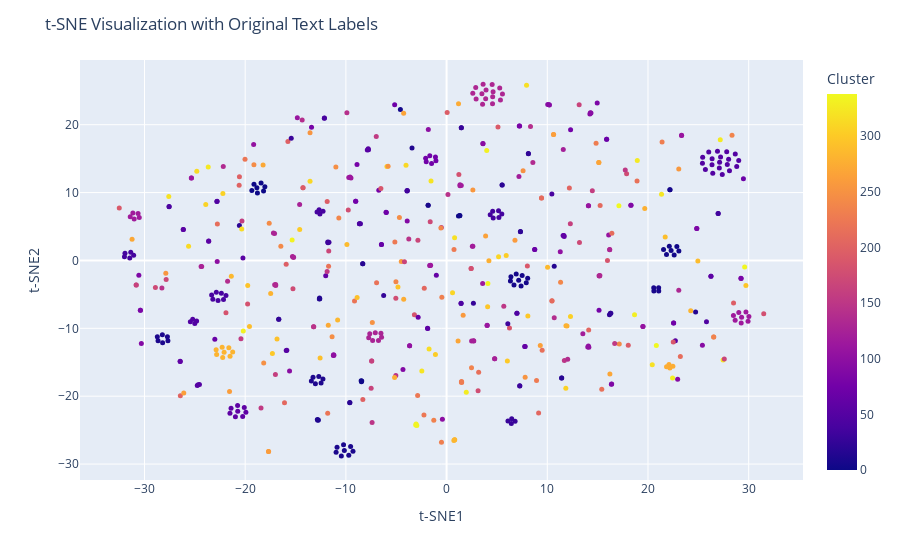

Source (notebook cell):
### Code cell
import plotly.express as px


# Create a DataFrame that includes t-SNE features and the original text labels
# drone_3d_df = pd.DataFrame(drone_3d, columns=['t-SNE 1', 't-SNE 2', 't-SNE 3'])
# drone_3d_df['Cluster'] = labels
# drone_3d_df['Text'] = dataset['message']

# Create a DataFrame that includes t-SNE features and the original text labels
drone_2d_df = pd.DataFrame(drone_2d, columns=['t-SNE1', 't-SNE2'])
drone_2d_df['Cluster'] = labels
drone_2d_df['Text'] = dataset['message']

# Plot with Plotly
fig = px.scatter(drone_2d_df, x='t-SNE1', y='t-SNE2', color='Cluster', hover_data={'Text': True, 't-SNE1': False, 't-SNE2': False})
fig.update_traces(marker=dict(size=5))
fig.update_layout(title='t-SNE Visualization with Original Text Labels')
fig.show()

# Plot with Plotly
# fig = px.scatter_3d(drone_3d_df, x='t-SNE 1', y='t-SNE 2', z='t-SNE 3', color='Cluster', hover_data={'Text': True, 't-SNE 1': False, 't-SNE 2': False, 't-SNE 3': False})
# fig.update_traces(marker=dict(size=5))
# fig.update_layout(title='3D t-SNE Visualization with Original Text Labels')
# fig.show()

# Assuming 'drone_2d' is your 2D data after dimensionality reduction and 'labels' are the cluster labels
# fig = px.scatter(drone_2d, x=0, y=1, color=labels, title='t-SNE visualization of clusters')
# fig.show()

### Figure 1 — Plotly figure (JSON) as saved in the notebook; plotly's stock layout.template omitted (floating-point values rounded to 4 significant figures; data arrays with more than 128 entries replaced by an {"elided": "..."} marker saying what was removed)
{"data": [{"customdata": {"elided": "584x1 str values"}, "hovertemplate": "Text=%{customdata[0]}<br>Cluster=%{marker.color}<extra></extra>", "legendgroup": "", "marker": {"color": {"elided": "584 int values"}, "coloraxis": "coloraxis", "size": 5, "symbol": "circle"}, "mode": "markers", "name": "", "orientation": "v", "showlegend": false, "type": "scatter", "x": {"elided": "584 float values"}, "xaxis": "x", "y": {"elided": "584 float values"}, "yaxis": "y"}], "layout": {"coloraxis": {"colorbar": {"title": {"text": "Cluster"}}, "colorscale": [[0, "#0d0887"], [0.1111, "#46039f"], [0.2222, "#7201a8"], [0.3333, "#9c179e"], [0.4444, "#bd3786"], [0.5556, "#d8576b"], [0.6667, "#ed7953"], [0.7778, "#fb9f3a"], [0.8889, "#fdca26"], [1, "#f0f921"]]}, "legend": {"tracegroupgap": 0}, "margin": {"t": 60}, "title": {"text": "t-SNE Visualization with Original Text Labels"}, "xaxis": {"anchor": "y", "domain": [0, 1], "title": {"text": "t-SNE1"}}, "yaxis": {"anchor": "x", "domain": [0, 1], "title": {"text": "t-SNE2"}}}}
